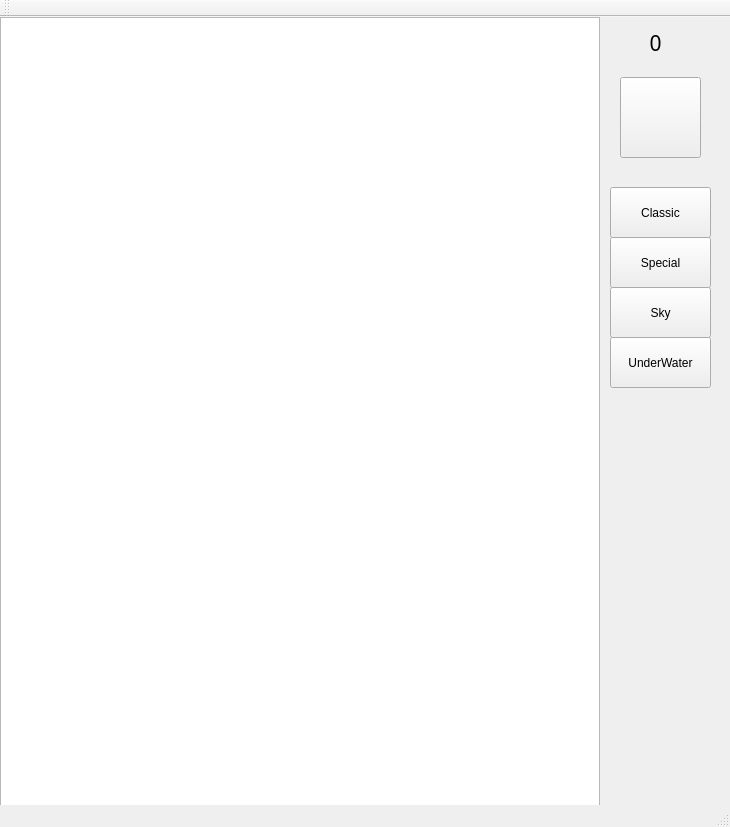
<?xml version="1.0" encoding="UTF-8"?>
<ui version="4.0">
 <class>MainWindow</class>
 <widget class="QMainWindow" name="MainWindow">
  <property name="geometry">
   <rect>
    <x>0</x>
    <y>0</y>
    <width>730</width>
    <height>827</height>
   </rect>
  </property>
  <property name="windowTitle">
   <string>MainWindow</string>
  </property>
  <widget class="QWidget" name="centralWidget">
   <widget class="QGraphicsView" name="graphicsView">
    <property name="geometry">
     <rect>
      <x>0</x>
      <y>0</y>
      <width>600</width>
      <height>800</height>
     </rect>
    </property>
    <property name="autoFillBackground">
     <bool>true</bool>
    </property>
    <property name="verticalScrollBarPolicy">
     <enum>Qt::ScrollBarAlwaysOff</enum>
    </property>
    <property name="horizontalScrollBarPolicy">
     <enum>Qt::ScrollBarAlwaysOff</enum>
    </property>
   </widget>
   <widget class="QLabel" name="label">
    <property name="geometry">
     <rect>
      <x>600</x>
      <y>0</y>
      <width>111</width>
      <height>51</height>
     </rect>
    </property>
    <property name="font">
     <font>
      <family>Noto Sans CJK SC Black</family>
      <pointsize>16</pointsize>
     </font>
    </property>
    <property name="layoutDirection">
     <enum>Qt::LeftToRight</enum>
    </property>
    <property name="autoFillBackground">
     <bool>false</bool>
    </property>
    <property name="text">
     <string>0</string>
    </property>
    <property name="textFormat">
     <enum>Qt::PlainText</enum>
    </property>
    <property name="scaledContents">
     <bool>false</bool>
    </property>
    <property name="alignment">
     <set>Qt::AlignCenter</set>
    </property>
   </widget>
   <widget class="QPushButton" name="pushButton">
    <property name="geometry">
     <rect>
      <x>620</x>
      <y>60</y>
      <width>81</width>
      <height>81</height>
     </rect>
    </property>
    <property name="autoFillBackground">
     <bool>true</bool>
    </property>
    <property name="text">
     <string/>
    </property>
    <property name="icon">
     <iconset resource="images.qrc">
      <normaloff>:/pause</normaloff>:/pause</iconset>
    </property>
    <property name="iconSize">
     <size>
      <width>40</width>
      <height>40</height>
     </size>
    </property>
   </widget>
   <widget class="QPushButton" name="pushButton_2">
    <property name="geometry">
     <rect>
      <x>610</x>
      <y>170</y>
      <width>101</width>
      <height>51</height>
     </rect>
    </property>
    <property name="text">
     <string>Classic</string>
    </property>
   </widget>
   <widget class="QPushButton" name="pushButton_3">
    <property name="geometry">
     <rect>
      <x>610</x>
      <y>220</y>
      <width>101</width>
      <height>51</height>
     </rect>
    </property>
    <property name="text">
     <string>Special</string>
    </property>
   </widget>
   <widget class="QPushButton" name="pushButton_4">
    <property name="geometry">
     <rect>
      <x>610</x>
      <y>270</y>
      <width>101</width>
      <height>51</height>
     </rect>
    </property>
    <property name="text">
     <string>Sky</string>
    </property>
   </widget>
   <widget class="QPushButton" name="pushButton_5">
    <property name="geometry">
     <rect>
      <x>610</x>
      <y>320</y>
      <width>101</width>
      <height>51</height>
     </rect>
    </property>
    <property name="text">
     <string>UnderWater</string>
    </property>
   </widget>
  </widget>
  <widget class="QToolBar" name="mainToolBar">
   <attribute name="toolBarArea">
    <enum>TopToolBarArea</enum>
   </attribute>
   <attribute name="toolBarBreak">
    <bool>false</bool>
   </attribute>
  </widget>
  <widget class="QStatusBar" name="statusBar"/>
 </widget>
 <layoutdefault spacing="6" margin="11"/>
 <resources>
  <include location="images.qrc"/>
 </resources>
 <connections/>
</ui>
